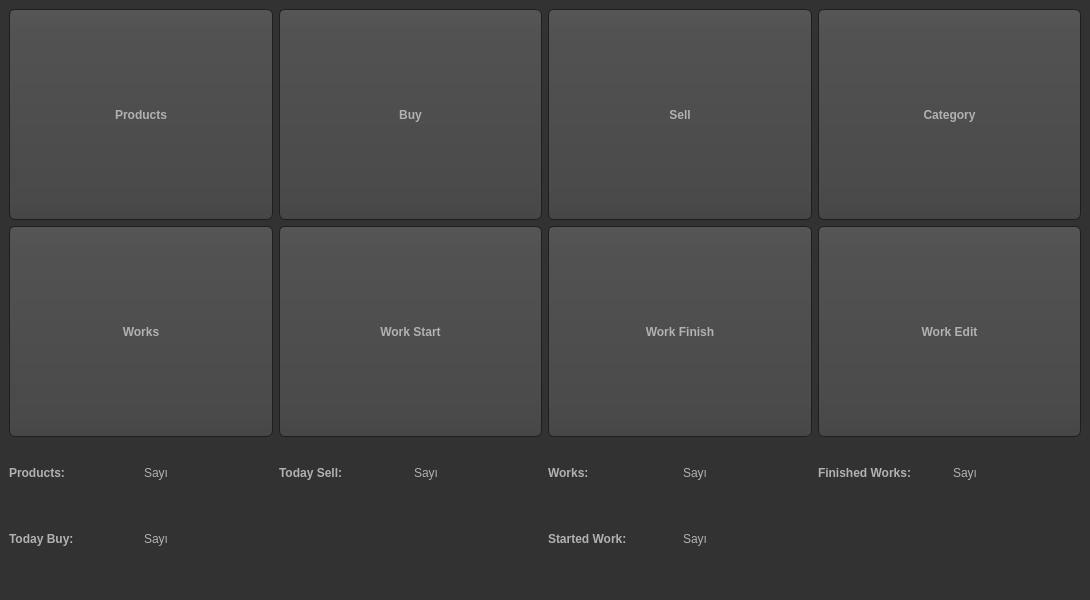
<?xml version="1.0" encoding="UTF-8"?>
<ui version="4.0">
 <class>MainWindow</class>
 <widget class="QMainWindow" name="MainWindow">
  <property name="geometry">
   <rect>
    <x>0</x>
    <y>0</y>
    <width>1090</width>
    <height>600</height>
   </rect>
  </property>
  <property name="windowTitle">
   <string>MainWindow</string>
  </property>
  <property name="styleSheet">
   <string notr="true">QToolTip
{
     border: 1px solid black;
     background-color: #ffa02f;
     padding: 1px;
     border-radius: 3px;
     opacity: 100;
}

QWidget
{
    color: #b1b1b1;
    background-color: #323232;
}

QWidget:item:hover
{
    background-color: QLinearGradient( x1: 0, y1: 0, x2: 0, y2: 1, stop: 0 #ffa02f, stop: 1 #ca0619);
    color: #000000;
}

QWidget:item:selected
{
    background-color: QLinearGradient( x1: 0, y1: 0, x2: 0, y2: 1, stop: 0 #ffa02f, stop: 1 #d7801a);
}

QMenuBar::item
{
    background: transparent;
}

QMenuBar::item:selected
{
    background: transparent;
    border: 1px solid #ffaa00;
}

QMenuBar::item:pressed
{
    background: #444;
    border: 1px solid #000;
    background-color: QLinearGradient(
        x1:0, y1:0,
        x2:0, y2:1,
        stop:1 #212121,
        stop:0.4 #343434/*,
        stop:0.2 #343434,
        stop:0.1 #ffaa00*/
    );
    margin-bottom:-1px;
    padding-bottom:1px;
}

QMenu
{
    border: 1px solid #000;
}

QMenu::item
{
    padding: 2px 20px 2px 20px;
}

QMenu::item:selected
{
    color: #000000;
}

QWidget:disabled
{
    color: #404040;
    background-color: #323232;
}

QAbstractItemView
{
    background-color: QLinearGradient( x1: 0, y1: 0, x2: 0, y2: 1, stop: 0 #4d4d4d, stop: 0.1 #646464, stop: 1 #5d5d5d);
}

QWidget:focus
{
    /*border: 2px solid QLinearGradient( x1: 0, y1: 0, x2: 0, y2: 1, stop: 0 #ffa02f, stop: 1 #d7801a);*/
}

QLineEdit
{
    background-color: QLinearGradient( x1: 0, y1: 0, x2: 0, y2: 1, stop: 0 #4d4d4d, stop: 0 #646464, stop: 1 #5d5d5d);
    padding: 1px;
    border-style: solid;
    border: 1px solid #1e1e1e;
    border-radius: 5;
}

QPushButton
{
    color: #b1b1b1;
    background-color: QLinearGradient( x1: 0, y1: 0, x2: 0, y2: 1, stop: 0 #565656, stop: 0.1 #525252, stop: 0.5 #4e4e4e, stop: 0.9 #4a4a4a, stop: 1 #464646);
    border-width: 1px;
    border-color: #1e1e1e;
    border-style: solid;
    border-radius: 6;
    padding: 3px;
    font-size: 12px;
    padding-left: 5px;
    padding-right: 5px;
}

QPushButton:pressed
{
    background-color: QLinearGradient( x1: 0, y1: 0, x2: 0, y2: 1, stop: 0 #2d2d2d, stop: 0.1 #2b2b2b, stop: 0.5 #292929, stop: 0.9 #282828, stop: 1 #252525);
}

QComboBox
{
    selection-background-color: #ffaa00;
    background-color: QLinearGradient( x1: 0, y1: 0, x2: 0, y2: 1, stop: 0 #565656, stop: 0.1 #525252, stop: 0.5 #4e4e4e, stop: 0.9 #4a4a4a, stop: 1 #464646);
    border-style: solid;
    border: 1px solid #1e1e1e;
    border-radius: 5;
}

QComboBox:hover,QPushButton:hover
{
    border: 2px solid QLinearGradient( x1: 0, y1: 0, x2: 0, y2: 1, stop: 0 #ffa02f, stop: 1 #d7801a);
}


QComboBox:on
{
    padding-top: 3px;
    padding-left: 4px;
    background-color: QLinearGradient( x1: 0, y1: 0, x2: 0, y2: 1, stop: 0 #2d2d2d, stop: 0.1 #2b2b2b, stop: 0.5 #292929, stop: 0.9 #282828, stop: 1 #252525);
    selection-background-color: #ffaa00;
}

QComboBox QAbstractItemView
{
    border: 2px solid darkgray;
    selection-background-color: QLinearGradient( x1: 0, y1: 0, x2: 0, y2: 1, stop: 0 #ffa02f, stop: 1 #d7801a);
}

QComboBox::drop-down
{
     subcontrol-origin: padding;
     subcontrol-position: top right;
     width: 15px;

     border-left-width: 0px;
     border-left-color: darkgray;
     border-left-style: solid; /* just a single line */
     border-top-right-radius: 3px; /* same radius as the QComboBox */
     border-bottom-right-radius: 3px;
 }

QComboBox::down-arrow
{
     image: url(:/down_arrow.png);
}

QGroupBox:focus
{
border: 2px solid QLinearGradient( x1: 0, y1: 0, x2: 0, y2: 1, stop: 0 #ffa02f, stop: 1 #d7801a);
}

QTextEdit:focus
{
    border: 2px solid QLinearGradient( x1: 0, y1: 0, x2: 0, y2: 1, stop: 0 #ffa02f, stop: 1 #d7801a);
}

QScrollBar:horizontal {
     border: 1px solid #222222;
     background: QLinearGradient( x1: 0, y1: 0, x2: 0, y2: 1, stop: 0.0 #121212, stop: 0.2 #282828, stop: 1 #484848);
     height: 7px;
     margin: 0px 16px 0 16px;
}

QScrollBar::handle:horizontal
{
      background: QLinearGradient( x1: 0, y1: 0, x2: 1, y2: 0, stop: 0 #ffa02f, stop: 0.5 #d7801a, stop: 1 #ffa02f);
      min-height: 20px;
      border-radius: 2px;
}

QScrollBar::add-line:horizontal {
      border: 1px solid #1b1b19;
      border-radius: 2px;
      background: QLinearGradient( x1: 0, y1: 0, x2: 1, y2: 0, stop: 0 #ffa02f, stop: 1 #d7801a);
      width: 14px;
      subcontrol-position: right;
      subcontrol-origin: margin;
}

QScrollBar::sub-line:horizontal {
      border: 1px solid #1b1b19;
      border-radius: 2px;
      background: QLinearGradient( x1: 0, y1: 0, x2: 1, y2: 0, stop: 0 #ffa02f, stop: 1 #d7801a);
      width: 14px;
     subcontrol-position: left;
     subcontrol-origin: margin;
}

QScrollBar::right-arrow:horizontal, QScrollBar::left-arrow:horizontal
{
      border: 1px solid black;
      width: 1px;
      height: 1px;
      background: white;
}

QScrollBar::add-page:horizontal, QScrollBar::sub-page:horizontal
{
      background: none;
}

QScrollBar:vertical
{
      background: QLinearGradient( x1: 0, y1: 0, x2: 1, y2: 0, stop: 0.0 #121212, stop: 0.2 #282828, stop: 1 #484848);
      width: 7px;
      margin: 16px 0 16px 0;
      border: 1px solid #222222;
}

QScrollBar::handle:vertical
{
      background: QLinearGradient( x1: 0, y1: 0, x2: 0, y2: 1, stop: 0 #ffa02f, stop: 0.5 #d7801a, stop: 1 #ffa02f);
      min-height: 20px;
      border-radius: 2px;
}

QScrollBar::add-line:vertical
{
      border: 1px solid #1b1b19;
      border-radius: 2px;
      background: QLinearGradient( x1: 0, y1: 0, x2: 0, y2: 1, stop: 0 #ffa02f, stop: 1 #d7801a);
      height: 14px;
      subcontrol-position: bottom;
      subcontrol-origin: margin;
}

QScrollBar::sub-line:vertical
{
      border: 1px solid #1b1b19;
      border-radius: 2px;
      background: QLinearGradient( x1: 0, y1: 0, x2: 0, y2: 1, stop: 0 #d7801a, stop: 1 #ffa02f);
      height: 14px;
      subcontrol-position: top;
      subcontrol-origin: margin;
}

QScrollBar::up-arrow:vertical, QScrollBar::down-arrow:vertical
{
      border: 1px solid black;
      width: 1px;
      height: 1px;
      background: white;
}


QScrollBar::add-page:vertical, QScrollBar::sub-page:vertical
{
      background: none;
}

QTextEdit
{
    background-color: #242424;
}

QPlainTextEdit
{
    background-color: #242424;
}

QHeaderView::section
{
    background-color: QLinearGradient(x1:0, y1:0, x2:0, y2:1, stop:0 #616161, stop: 0.5 #505050, stop: 0.6 #434343, stop:1 #656565);
    color: white;
    padding-left: 4px;
    border: 1px solid #6c6c6c;
}

QCheckBox:disabled
{
color: #414141;
}

QDockWidget::title
{
    text-align: center;
    spacing: 3px; /* spacing between items in the tool bar */
    background-color: QLinearGradient(x1:0, y1:0, x2:0, y2:1, stop:0 #323232, stop: 0.5 #242424, stop:1 #323232);
}

QDockWidget::close-button, QDockWidget::float-button
{
    text-align: center;
    spacing: 1px; /* spacing between items in the tool bar */
    background-color: QLinearGradient(x1:0, y1:0, x2:0, y2:1, stop:0 #323232, stop: 0.5 #242424, stop:1 #323232);
}

QDockWidget::close-button:hover, QDockWidget::float-button:hover
{
    background: #242424;
}

QDockWidget::close-button:pressed, QDockWidget::float-button:pressed
{
    padding: 1px -1px -1px 1px;
}

QMainWindow::separator
{
    background-color: QLinearGradient(x1:0, y1:0, x2:0, y2:1, stop:0 #161616, stop: 0.5 #151515, stop: 0.6 #212121, stop:1 #343434);
    color: white;
    padding-left: 4px;
    border: 1px solid #4c4c4c;
    spacing: 3px; /* spacing between items in the tool bar */
}

QMainWindow::separator:hover
{

    background-color: QLinearGradient(x1:0, y1:0, x2:0, y2:1, stop:0 #d7801a, stop:0.5 #b56c17 stop:1 #ffa02f);
    color: white;
    padding-left: 4px;
    border: 1px solid #6c6c6c;
    spacing: 3px; /* spacing between items in the tool bar */
}

QToolBar::handle
{
     spacing: 3px; /* spacing between items in the tool bar */
     background: url(:/images/handle.png);
}

QMenu::separator
{
    height: 2px;
    background-color: QLinearGradient(x1:0, y1:0, x2:0, y2:1, stop:0 #161616, stop: 0.5 #151515, stop: 0.6 #212121, stop:1 #343434);
    color: white;
    padding-left: 4px;
    margin-left: 10px;
    margin-right: 5px;
}

QProgressBar
{
    border: 2px solid grey;
    border-radius: 5px;
    text-align: center;
}

QProgressBar::chunk
{
    background-color: #d7801a;
    width: 2.15px;
    margin: 0.5px;
}

QTabBar::tab {
    color: #b1b1b1;
    border: 1px solid #444;
    border-bottom-style: none;
    background-color: #323232;
    padding-left: 10px;
    padding-right: 10px;
    padding-top: 3px;
    padding-bottom: 2px;
    margin-right: -1px;
}

QTabWidget::pane {
    border: 1px solid #444;
    top: 1px;
}

QTabBar::tab:last
{
    margin-right: 0; /* the last selected tab has nothing to overlap with on the right */
    border-top-right-radius: 3px;
}

QTabBar::tab:first:!selected
{
 margin-left: 0px; /* the last selected tab has nothing to overlap with on the right */


    border-top-left-radius: 3px;
}

QTabBar::tab:!selected
{
    color: #b1b1b1;
    border-bottom-style: solid;
    margin-top: 3px;
    background-color: QLinearGradient(x1:0, y1:0, x2:0, y2:1, stop:1 #212121, stop:.4 #343434);
}

QTabBar::tab:selected
{
    border-top-left-radius: 3px;
    border-top-right-radius: 3px;
    margin-bottom: 0px;
}

QTabBar::tab:!selected:hover
{
    /*border-top: 2px solid #ffaa00;
    padding-bottom: 3px;*/
    border-top-left-radius: 3px;
    border-top-right-radius: 3px;
    background-color: QLinearGradient(x1:0, y1:0, x2:0, y2:1, stop:1 #212121, stop:0.4 #343434, stop:0.2 #343434, stop:0.1 #ffaa00);
}

QRadioButton::indicator:checked, QRadioButton::indicator:unchecked{
    color: #b1b1b1;
    background-color: #323232;
    border: 1px solid #b1b1b1;
    border-radius: 6px;
}

QRadioButton::indicator:checked
{
    background-color: qradialgradient(
        cx: 0.5, cy: 0.5,
        fx: 0.5, fy: 0.5,
        radius: 1.0,
        stop: 0.25 #ffaa00,
        stop: 0.3 #323232
    );
}

QCheckBox::indicator{
    color: #b1b1b1;
    background-color: #323232;
    border: 1px solid #b1b1b1;
    width: 9px;
    height: 9px;
}

QRadioButton::indicator
{
    border-radius: 6px;
}

QRadioButton::indicator:hover, QCheckBox::indicator:hover
{
    border: 1px solid #ffaa00;
}

QCheckBox::indicator:checked
{
    image:url(:/images/checkbox.png);
}

QCheckBox::indicator:disabled, QRadioButton::indicator:disabled
{
    border: 1px solid #444;
}</string>
  </property>
  <widget class="QWidget" name="centralwidget">
   <layout class="QGridLayout" name="gridLayout">
    <item row="0" column="0">
     <widget class="QPushButton" name="pushButton_products">
      <property name="minimumSize">
       <size>
        <width>231</width>
        <height>211</height>
       </size>
      </property>
      <property name="font">
       <font>
        <pointsize>-1</pointsize>
        <weight>75</weight>
        <bold>true</bold>
       </font>
      </property>
      <property name="text">
       <string>Products</string>
      </property>
     </widget>
    </item>
    <item row="0" column="1">
     <widget class="QPushButton" name="pushButton_buy">
      <property name="minimumSize">
       <size>
        <width>231</width>
        <height>211</height>
       </size>
      </property>
      <property name="font">
       <font>
        <pointsize>-1</pointsize>
        <weight>75</weight>
        <bold>true</bold>
       </font>
      </property>
      <property name="text">
       <string>Buy</string>
      </property>
     </widget>
    </item>
    <item row="0" column="2">
     <widget class="QPushButton" name="pushButton_sell">
      <property name="minimumSize">
       <size>
        <width>231</width>
        <height>211</height>
       </size>
      </property>
      <property name="font">
       <font>
        <pointsize>-1</pointsize>
        <weight>75</weight>
        <bold>true</bold>
       </font>
      </property>
      <property name="text">
       <string>Sell</string>
      </property>
     </widget>
    </item>
    <item row="0" column="3">
     <widget class="QPushButton" name="pushButton_category">
      <property name="minimumSize">
       <size>
        <width>231</width>
        <height>211</height>
       </size>
      </property>
      <property name="font">
       <font>
        <pointsize>-1</pointsize>
        <weight>75</weight>
        <bold>true</bold>
       </font>
      </property>
      <property name="text">
       <string>Category</string>
      </property>
     </widget>
    </item>
    <item row="1" column="0">
     <widget class="QPushButton" name="pushButton_works">
      <property name="minimumSize">
       <size>
        <width>231</width>
        <height>211</height>
       </size>
      </property>
      <property name="font">
       <font>
        <pointsize>-1</pointsize>
        <weight>75</weight>
        <bold>true</bold>
       </font>
      </property>
      <property name="text">
       <string>Works</string>
      </property>
     </widget>
    </item>
    <item row="1" column="1">
     <widget class="QPushButton" name="pushButton_workstart">
      <property name="minimumSize">
       <size>
        <width>231</width>
        <height>211</height>
       </size>
      </property>
      <property name="font">
       <font>
        <pointsize>-1</pointsize>
        <weight>75</weight>
        <bold>true</bold>
       </font>
      </property>
      <property name="text">
       <string>Work Start</string>
      </property>
     </widget>
    </item>
    <item row="1" column="2">
     <widget class="QPushButton" name="pushButton_workfinish">
      <property name="minimumSize">
       <size>
        <width>231</width>
        <height>211</height>
       </size>
      </property>
      <property name="font">
       <font>
        <pointsize>-1</pointsize>
        <weight>75</weight>
        <bold>true</bold>
       </font>
      </property>
      <property name="text">
       <string>Work Finish</string>
      </property>
     </widget>
    </item>
    <item row="1" column="3">
     <widget class="QPushButton" name="pushButton_workedit">
      <property name="minimumSize">
       <size>
        <width>231</width>
        <height>211</height>
       </size>
      </property>
      <property name="font">
       <font>
        <pointsize>-1</pointsize>
        <weight>75</weight>
        <bold>true</bold>
       </font>
      </property>
      <property name="text">
       <string>Work Edit</string>
      </property>
     </widget>
    </item>
    <item row="2" column="0">
     <layout class="QGridLayout" name="gridLayout_2">
      <item row="0" column="1">
       <widget class="QLabel" name="label_3">
        <property name="text">
         <string>Sayı</string>
        </property>
       </widget>
      </item>
      <item row="0" column="0">
       <widget class="QLabel" name="label_2">
        <property name="font">
         <font>
          <weight>75</weight>
          <bold>true</bold>
         </font>
        </property>
        <property name="text">
         <string>Products:</string>
        </property>
       </widget>
      </item>
      <item row="1" column="0">
       <widget class="QLabel" name="label_4">
        <property name="font">
         <font>
          <weight>75</weight>
          <bold>true</bold>
         </font>
        </property>
        <property name="text">
         <string>Today Buy:</string>
        </property>
       </widget>
      </item>
      <item row="1" column="1">
       <widget class="QLabel" name="label_5">
        <property name="text">
         <string>Sayı</string>
        </property>
       </widget>
      </item>
     </layout>
    </item>
    <item row="2" column="1">
     <layout class="QGridLayout" name="gridLayout_3">
      <item row="0" column="0">
       <widget class="QLabel" name="label_8">
        <property name="font">
         <font>
          <weight>75</weight>
          <bold>true</bold>
         </font>
        </property>
        <property name="text">
         <string>Today Sell:</string>
        </property>
       </widget>
      </item>
      <item row="0" column="1">
       <widget class="QLabel" name="label_6">
        <property name="text">
         <string>Sayı</string>
        </property>
       </widget>
      </item>
      <item row="1" column="0">
       <widget class="QLabel" name="label">
        <property name="text">
         <string/>
        </property>
       </widget>
      </item>
      <item row="1" column="1">
       <widget class="QLabel" name="label_7">
        <property name="text">
         <string/>
        </property>
       </widget>
      </item>
     </layout>
    </item>
    <item row="2" column="2">
     <layout class="QGridLayout" name="gridLayout_4">
      <item row="0" column="1">
       <widget class="QLabel" name="label_10">
        <property name="text">
         <string>Sayı</string>
        </property>
       </widget>
      </item>
      <item row="0" column="0">
       <widget class="QLabel" name="label_11">
        <property name="font">
         <font>
          <weight>75</weight>
          <bold>true</bold>
         </font>
        </property>
        <property name="text">
         <string>Works:</string>
        </property>
       </widget>
      </item>
      <item row="1" column="0">
       <widget class="QLabel" name="label_12">
        <property name="font">
         <font>
          <weight>75</weight>
          <bold>true</bold>
         </font>
        </property>
        <property name="text">
         <string>Started Work:</string>
        </property>
       </widget>
      </item>
      <item row="1" column="1">
       <widget class="QLabel" name="label_13">
        <property name="text">
         <string>Sayı</string>
        </property>
       </widget>
      </item>
     </layout>
    </item>
    <item row="2" column="3">
     <layout class="QGridLayout" name="gridLayout_5">
      <item row="0" column="1">
       <widget class="QLabel" name="label_14">
        <property name="text">
         <string>Sayı</string>
        </property>
       </widget>
      </item>
      <item row="0" column="0">
       <widget class="QLabel" name="label_16">
        <property name="font">
         <font>
          <weight>75</weight>
          <bold>true</bold>
         </font>
        </property>
        <property name="text">
         <string>Finished Works:</string>
        </property>
       </widget>
      </item>
      <item row="1" column="1">
       <widget class="QLabel" name="label_17">
        <property name="text">
         <string/>
        </property>
       </widget>
      </item>
      <item row="1" column="0">
       <widget class="QLabel" name="label_9">
        <property name="text">
         <string/>
        </property>
       </widget>
      </item>
     </layout>
    </item>
   </layout>
  </widget>
  <widget class="QMenuBar" name="menubar">
   <property name="geometry">
    <rect>
     <x>0</x>
     <y>0</y>
     <width>1090</width>
     <height>22</height>
    </rect>
   </property>
  </widget>
  <widget class="QStatusBar" name="statusbar"/>
 </widget>
 <resources/>
 <connections/>
</ui>
